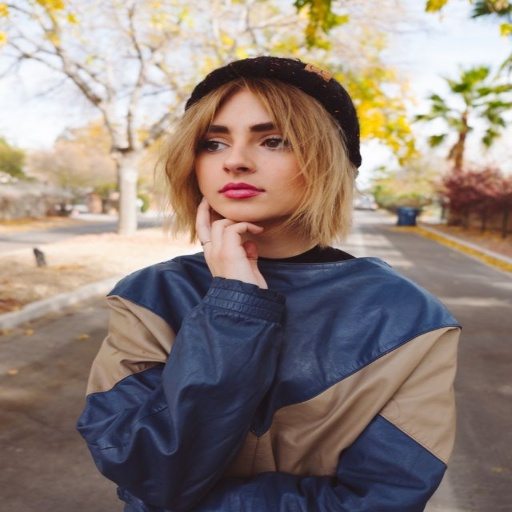
#> input picture 1_2.jpg, 512 x 512 px
$ python test18.py
#> lines starting #> are read from the running program, lines starting #| are printed output that depends on the picture
import cv2
import numpy as np

# load image
img = cv2.imread("1_2.jpg")
#> img is the input picture: shape (512, 512, 3); mean B, G, R 121.8, 129.4, 143.5

img1 = img.copy()

# apply morphology open to smooth the outline
kernel = cv2.getStructuringElement(cv2.MORPH_RECT, (5, 5))
morph = cv2.morphologyEx(img, cv2.MORPH_OPEN, kernel)
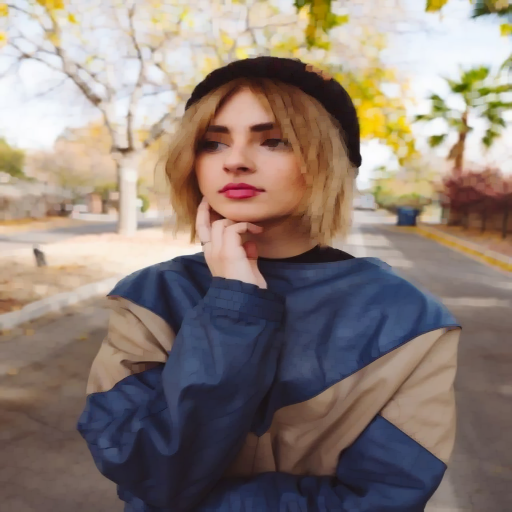
#> morph: shape (512, 512, 3); mean B, G, R 118.7, 126.8, 140.9

# brighten dark regions
result = cv2.normalize(morph,None,20,255,cv2.NORM_MINMAX)

# write result to disk
cv2.imwrite("windmill_oilpaint.jpg", result)


cv2.imshow("IMAGE", img)
cv2.imshow("OPEN", morph)
cv2.imshow("RESULT", result)
cv2.imshow("img", cv2.morphologyEx(img1, cv2.MORPH_TOPHAT, (7, 7)))
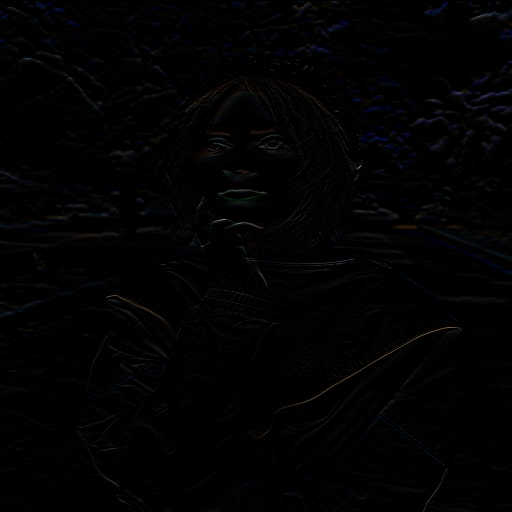
#> window 'img': shape (512, 512, 3); mean B, G, R 2.4, 2, 1.9
cv2.waitKey(0)
cv2.destroyAllWindows()
